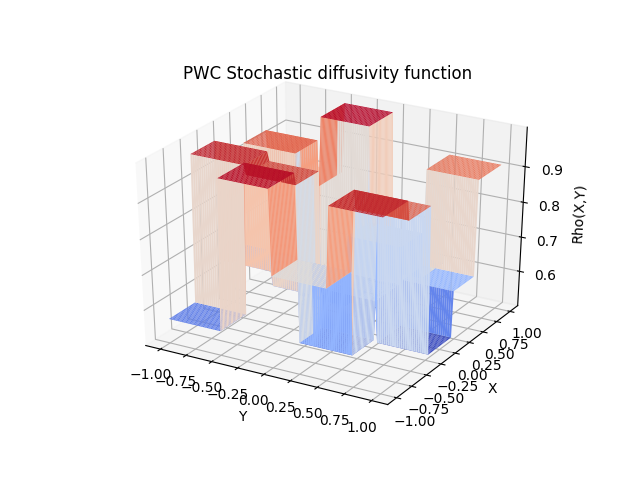

This figure's Python source:
#! /usr/bin/env python3
#
def diffusivity_2d_pwc ( h, w, a, b, c, d, omega, n, x, y ):

#*****************************************************************************80
#
## diffusivity_2d_pwc evaluates a 2D stochastic diffusivity function.
#
#  Discussion:
#
#    The 2D stochastic diffusion equation has the form
#
#      - Del ( RHO(X,Y;OMEGA) Del U(X,Y;OMEGA) ) = F(X,Y).
#
#    Here, the diffusivity RHO is assumed to be a piecewise constant function,
#    defined on rectangular grid over [A,B]x[C,D] that is H cells high
#    and W cells wide.  The parameters OMEGA(H*W) are assumed to be given 
#    positive values that are bounded away from 0.
#
#    The underlying grid is assumed to be equally spaced, so each cell
#    is (D-C)/M units high and (B-A)/N wide.
#
#       ^  ^  +-------+-------+-------+-------+
#       D  H  | (H,1) | (H,2) | ----- | (H,W) |
#       |  |  +-------+-------+-------+-------+
#             | ----- | ----- | (I,J) | ----- |
#       Y  I  +-------+-------+-------+-------+
#             | (2,1) | (2,2) | ----- | (2,W) |
#       |  |  +-------+-------+-------+-------+
#       |  |  | (1,1) | (1,2) | ----- | (1,W) |
#       C  1  +-------+-------+-------+-------+
#       |  |
#       +--+--1-------------- J --------------W->
#       +--+--A-------------- X --------------B->
#
#    Indexing is tricky, since our (X,Y) coordinate system indexing and
#    conventions for indexing an array and for ordering indices do not
#    match up.  An arbitrary choice must be made, and here we associate
#    "width" and "X" and "J", as well as "height" and "Y" and "I".
#    We start in the lower left corner, and proceed right first, and
#    then move up one row.
#
#    The following coordinate systems are available:
#
#    * cell index (I,J):  (1,1) <= (I,J) <= (H,W). 
#      I refers to "height" and J to "width".
#
#    * cell counter K:    1     <= K     <= H*W
#      Count from lower left to lower right, then
#      go up one row.
#
#    * physical cell center coordinates (XC,YC)
#      the (X,Y) coordinates of the centers of a cell
#
#    * physical coordinates (X,Y) in [A,B]x[C,D].
#      the (X,Y) coordinates of any point
#      
#    * normalized coordinates (X01,Y01) in [0,1]x[0,1].
#   
#    Transformations from one coordinate system to another:
#
#    * (I,J) --> (XC,YC)
#                X01 = (2*J-1)/2/W
#                Y01 = (2*I-1)/2/H
#                XC = A + (B-A) * X01
#                YC = C + (D-C) * Y01
#
#    * (I,J) --> K
#                K = (I-1)*W+J
#
#    * K     --> (I,J)
#                I = floor ( K - 1 ) / W ) + 1
#                J = mod ( K - 1, W ) + 1
#
#    * K     --> (XC,YC)
#                I = floor ( K - 1 ) / W ) + 1
#                J = mod ( K - 1, W ) + 1
#                X01 = (2*J-1)/2/W
#                Y01 = (2*I-1)/2/H
#                XC = A + (B-A) * X01
#                YC = C + (D-C) * Y01
#
#    * (X,Y) --> (I,J)
#                X01 = ( X - A ) / ( B - A )
#                Y01 = ( Y - C ) / ( D - C )
#                I = round ( ( 2 * h * Y01 + 1 ) / 2 );
#                J = round ( ( 2 * w * X01 + 1 ) / 2 );
#
#    * (X,Y) --> K
#                X01 = ( X - A ) / ( B - A )
#                Y01 = ( Y - C ) / ( D - C )
#                I = round ( ( 2 * h * Y01 + 1 ) / 2 );
#                J = round ( ( 2 * w * X01 + 1 ) / 2 );
#                K = (I-1)*W+J
#
#  Licensing:
#
#    This code is distributed under the GNU LGPL license.
#
#  Modified:
#
#    16 March 2019
#
#  Author:
#
#    John Burkardt
#
#  Parameters:
#
#    Input, int H, W, specifies the number of elements.
#
#    Input, float A, B, the lower and upper limits of X.
#
#    Input, float C, D, the lower and upper limits of Y.
#
#    Input, float OMEGA(H*W), the parameters.
#
#    Input, int N, the number of evaluation points.
#
#    Input, float X(N), Y(N), the points where the diffusion coefficient is to 
#    be evaluated.
#
#    Output, float RHO(N), the value of the diffusion coefficient at each point.
#
  import numpy as np

  drat = x.shape
  n1 = drat[0]
  n2 = drat[1]

  rho = x.copy( )
  
  for ii in range ( 0, n1 ):
    for jj in range ( 0, n2 ):

      x01 = ( x[ii,jj] - a ) / ( b - a )
      y01 = ( y[ii,jj] - c ) / ( d - c )

      i = int ( np.round ( ( 2 * h * y01 - 1 ) / 2 ) )
      i = max ( i, 0 )
      i = min ( i, h - 1 )

      j = int ( np.round ( ( 2 * w * x01 - 1 ) / 2 ) )
      j = max ( j, 0 )
      j = min ( j, w - 1 )

      k = i * w + j

      rho[ii,jj] = omega[k]
 
  return rho

def diffusivity_2d_pwc_contour ( h, w, a, b, c, d ):

#*****************************************************************************80
#
## diffusivity_2d_pwc_contour displays contour plots of a 2D stochastic diffusivity function.
#
#  Discussion:
#
#    The diffusivity function is computed by diffusivity_2d_pwc.
#
#  Licensing:
#
#    This code is distributed under the GNU LGPL license.
#
#  Modified:
#
#    16 March 2019
#
#  Author:
#
#    John Burkardt
#
#  Parameters:
#
#    Input, int H, W, the height and width of the element grid.
#
#    Input, float A, B, C, D, the lower and upper limits of X, and of Y.
#
  import matplotlib.pyplot as plt
  from mpl_toolkits.mplot3d import Axes3D
  from matplotlib import cm
  import numpy as np

  print ( '' )
  print ( 'diffusivity_2d_pwc_contour' )
  print ( '  Display contour or surface plots of the stochastic' )
  print ( '  diffusivity function defined by diffusivity_2d_pwc.' )
  print ( '' )
  print ( '  Underlying grid is %d elements wide (X) and %d high (Y)' % ( w, h ) )
#
#  Set the spatial grid.
#
  nx = 101
  ny = 101

  x_1d = np.linspace ( a, b, nx )
  y_1d = np.linspace ( c, d, ny )

  X, Y = np.meshgrid ( x_1d, y_1d )
#
#  Sample OMEGA.
#
  omega = 1.0 - 0.5 * np.random.rand ( h * w )
#
#  Compute the diffusivity field, using a uniform OMEGA.
#
  n = nx * ny
  RHO = diffusivity_2d_pwc ( h, w, a, b, c, d, omega, n, X, Y );
#
#  Plot the diffusivity field as a surface plot.
#
  fig = plt.figure ( )
  ax = fig.add_subplot ( 111, projection='3d' )
  ax.plot_surface ( X, Y, RHO, rstride = 1, cstride = 1, \
    cmap = cm.coolwarm, edgecolor = 'none' )
  ax.set_xlabel ( 'Y' )
  ax.set_ylabel ( 'X' )
  ax.set_zlabel ( 'Rho(X,Y)' )
  ax.set_title ( 'PWC Stochastic diffusivity function' )
  filename = 'diffusivity_2d_pwc.png'
  plt.savefig ( filename )
  print ( '' )
  print ( '  Graphics saved as "%s".' % ( filename ) )

  return

def diffusivity_2d_pwc_test ( ):

#*****************************************************************************80
#
## diffusivity_2d_pwc_test tests diffusivity_2d_pwc.
#
#  Licensing:
#
#    This code is distributed under the GNU LGPL license. 
#
#  Modified:
#
#    16 March 2019
#
#  Author:
#
#    John Burkardt
#
#  Parameters:
#
#    None
#
  import platform

  print ( '' )
  print ( 'diffusivity_2d_pwc_test:' )
  print ( '  Python version: %s' % ( platform.python_version ( ) ) )
  print ( '  Test diffusivity_2d_pwc.' )

  h = 5
  w = 4
  a = - 1.0
  b = + 1.0
  c = - 1.0
  d = + 1.0

  diffusivity_2d_pwc_contour ( h, w, a, b, c, d )
#
#  Terminate.
#
  print ( '' )
  print ( 'diffusivity_2d_pwc_test:' )
  print ( '  Normal end of execution.' )
  return

if ( __name__ == '__main__' ):
  from timestamp import timestamp
  timestamp ( )
  diffusivity_2d_pwc_test ( )
  timestamp ( )
